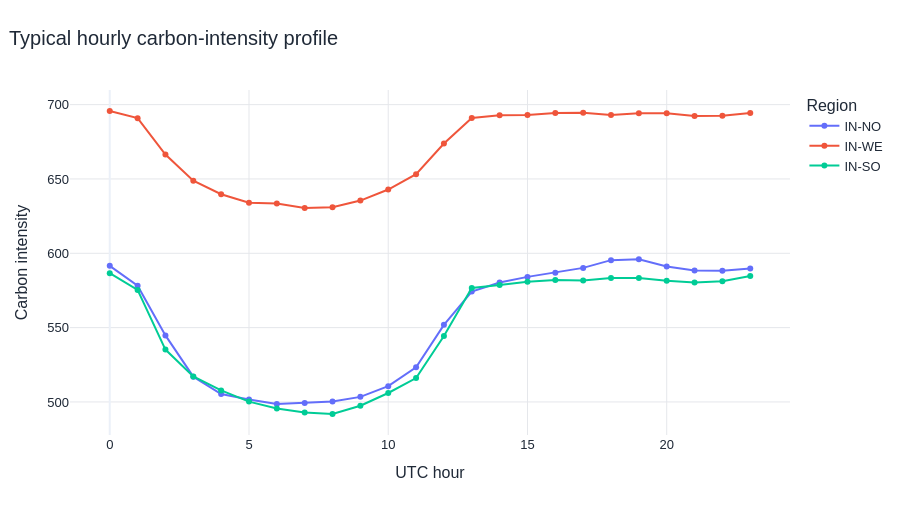

The notebook cell saved with this chart:
### Markdown cell above
## 3. Daily shape and renewable relationship

*Compare the typical hour and the strength of the carbon-renewable link*

The daily profile indicates when flexible work may be cleaner within each region. Correlation shows how closely renewable share explains carbon intensity.

### Code cell
profile_parts, relation_rows = [], []
for region, frame in frames.items():
    profile = frame.groupby(frame.index.hour)["carbon"].mean().rename("Carbon intensity").reset_index()
    profile["Region"] = region
    profile_parts.append(profile)
    relation_rows.append({"Region": region,
                          "Carbon-renewable correlation": frame["carbon"].corr(frame["renewable_pct"]),
                          "Average daily swing": profile["Carbon intensity"].max() - profile["Carbon intensity"].min(),
                          "Cleanest UTC hour": int(profile.loc[profile["Carbon intensity"].idxmin(), "datetime"])})
profiles = pd.concat(profile_parts, ignore_index=True).rename(columns={"datetime": "UTC hour"})
fig = px.line(profiles, x="UTC hour", y="Carbon intensity", color="Region", markers=True,
              title="Typical hourly carbon-intensity profile")
show_chart(fig)
relations = pd.DataFrame(relation_rows)
display(relations.round(3))
display(Markdown(
    "The cleanest hour is not identical in every region. Flexible jobs should therefore use "
    "regional forecasts instead of one fixed national schedule. All three correlations are negative, confirming that "
    "higher renewable share usually means lower carbon intensity."
))

### Figure 1 — Plotly figure (JSON) as saved in the notebook; plotly's stock layout.template omitted (floating-point values rounded to 4 significant figures)
{"data": [{"hovertemplate": "Region=IN-NO<br>UTC hour=%{x}<br>Carbon intensity=%{y}<extra></extra>", "legendgroup": "IN-NO", "line": {"color": "#636efa", "dash": "solid"}, "marker": {"symbol": "circle"}, "mode": "lines+markers", "name": "IN-NO", "orientation": "v", "showlegend": true, "type": "scatter", "x": [0, 1, 2, 3, 4, 5, 6, 7, 8, 9, 10, 11, 12, 13, 14, 15, 16, 17, 18, 19, 20, 21, 22, 23], "xaxis": "x", "y": [591.6, 578.2, 544.8, 517.0, 505.3, 501.7, 498.6, 499.2, 500.3, 503.4, 510.6, 523.3, 551.9, 574.2, 580.4, 584.1, 586.9, 590.2, 595.4, 596.0, 591.1, 588.4, 588.3, 589.8], "yaxis": "y"}, {"hovertemplate": "Region=IN-WE<br>UTC hour=%{x}<br>Carbon intensity=%{y}<extra></extra>", "legendgroup": "IN-WE", "line": {"color": "#EF553B", "dash": "solid"}, "marker": {"symbol": "circle"}, "mode": "lines+markers", "name": "IN-WE", "orientation": "v", "showlegend": true, "type": "scatter", "x": [0, 1, 2, 3, 4, 5, 6, 7, 8, 9, 10, 11, 12, 13, 14, 15, 16, 17, 18, 19, 20, 21, 22, 23], "xaxis": "x", "y": [695.7, 690.9, 666.4, 648.9, 639.7, 634.0, 633.4, 630.5, 631.0, 635.5, 642.9, 653.2, 673.9, 691.0, 692.8, 693.0, 694.4, 694.5, 693.0, 694.1, 694.1, 692.4, 692.6, 694.3], "yaxis": "y"}, {"hovertemplate": "Region=IN-SO<br>UTC hour=%{x}<br>Carbon intensity=%{y}<extra></extra>", "legendgroup": "IN-SO", "line": {"color": "#00cc96", "dash": "solid"}, "marker": {"symbol": "circle"}, "mode": "lines+markers", "name": "IN-SO", "orientation": "v", "showlegend": true, "type": "scatter", "x": [0, 1, 2, 3, 4, 5, 6, 7, 8, 9, 10, 11, 12, 13, 14, 15, 16, 17, 18, 19, 20, 21, 22, 23], "xaxis": "x", "y": [586.6, 575.4, 535.2, 517.1, 507.8, 500.2, 495.6, 492.9, 491.9, 497.5, 506.0, 516.1, 544.4, 576.7, 578.6, 580.8, 582.1, 581.7, 583.4, 583.4, 581.6, 580.3, 581.2, 584.7], "yaxis": "y"}], "layout": {"autosize": true, "font": {"color": "#1f2937", "family": "Arial, sans-serif", "size": 13}, "height": 520, "hoverlabel": {"font": {"size": 13}}, "legend": {"title": {"text": "Region"}, "tracegroupgap": 0}, "margin": {"b": 85, "l": 70, "r": 45, "t": 90}, "title": {"font": {"size": 20}, "text": "Typical hourly carbon-intensity profile", "x": 0.01, "xanchor": "left"}, "xaxis": {"anchor": "y", "automargin": true, "domain": [0.0, 1.0], "gridcolor": "#e5e7eb", "showgrid": true, "title": {"text": "UTC hour"}}, "yaxis": {"anchor": "x", "automargin": true, "domain": [0.0, 1.0], "gridcolor": "#e5e7eb", "showgrid": true, "title": {"text": "Carbon intensity"}, "zeroline": false}}}
